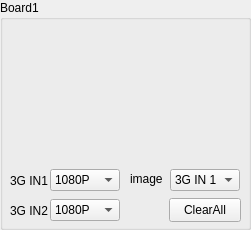
       <widget class="QGroupBox" name="groupBoxImgBorad1">
        <property name="geometry">
         <rect>
          <x>50</x>
          <y>330</y>
          <width>251</width>
          <height>230</height>
         </rect>
        </property>
        <property name="styleSheet">
         <string notr="true">font: 10pt &quot;Arial&quot;;</string>
        </property>
        <property name="title">
         <string>Board1</string>
        </property>
        <widget class="ImgLabel" name="labelImgBoard1">
         <property name="geometry">
          <rect>
           <x>5</x>
           <y>20</y>
           <width>245</width>
           <height>140</height>
          </rect>
         </property>
         <property name="text">
          <string/>
         </property>
        </widget>
        <widget class="QLabel" name="label3Gin2Board1">
         <property name="geometry">
          <rect>
           <x>10</x>
           <y>200</y>
           <width>54</width>
           <height>21</height>
          </rect>
         </property>
         <property name="styleSheet">
          <string notr="true">font: 9pt &quot;Arial&quot;;</string>
         </property>
         <property name="text">
          <string>3G IN2</string>
         </property>
        </widget>
        <widget class="QLabel" name="label3Gin1Board1">
         <property name="geometry">
          <rect>
           <x>10</x>
           <y>170</y>
           <width>54</width>
           <height>21</height>
          </rect>
         </property>
         <property name="styleSheet">
          <string notr="true">font: 9pt &quot;Arial&quot;;</string>
         </property>
         <property name="text">
          <string>3G IN1</string>
         </property>
        </widget>
        <widget class="QComboBox" name="comboBoxImgBoard1">
         <property name="geometry">
          <rect>
           <x>170</x>
           <y>169</y>
           <width>70</width>
           <height>22</height>
          </rect>
         </property>
         <property name="styleSheet">
          <string notr="true">font: 9pt &quot;Arial&quot;;</string>
         </property>
         <item>
          <property name="text">
           <string>3G IN 1</string>
          </property>
         </item>
         <item>
          <property name="text">
           <string>3G IN 2</string>
          </property>
         </item>
         <item>
          <property name="text">
           <string>Detection</string>
          </property>
         </item>
         <item>
          <property name="text">
           <string>Color</string>
          </property>
         </item>
        </widget>
        <widget class="QComboBox" name="comboBox3Gin2SizeBoard1">
         <property name="geometry">
          <rect>
           <x>50</x>
           <y>199</y>
           <width>70</width>
           <height>22</height>
          </rect>
         </property>
         <property name="styleSheet">
          <string notr="true">font: 9pt &quot;Arial&quot;;</string>
         </property>
         <item>
          <property name="text">
           <string>1080P</string>
          </property>
         </item>
         <item>
          <property name="text">
           <string>540P</string>
          </property>
         </item>
         <item>
          <property name="text">
           <string>FULL</string>
          </property>
         </item>
        </widget>
        <widget class="QComboBox" name="comboBox3Gin1SizeBoard1">
         <property name="geometry">
          <rect>
           <x>50</x>
           <y>169</y>
           <width>70</width>
           <height>22</height>
          </rect>
         </property>
         <property name="styleSheet">
          <string notr="true">font: 9pt &quot;Arial&quot;;</string>
         </property>
         <item>
          <property name="text">
           <string>1080P</string>
          </property>
         </item>
         <item>
          <property name="text">
           <string>540P</string>
          </property>
         </item>
         <item>
          <property name="text">
           <string>FULL</string>
          </property>
         </item>
        </widget>
        <widget class="QPushButton" name="pushButtonImgClearBoard1">
         <property name="geometry">
          <rect>
           <x>169</x>
           <y>198</y>
           <width>72</width>
           <height>24</height>
          </rect>
         </property>
         <property name="styleSheet">
          <string notr="true">font: 9pt &quot;Arial&quot;;</string>
         </property>
         <property name="text">
          <string>ClearAll</string>
         </property>
        </widget>
        <widget class="QLabel" name="labelImgNumBoard1">
         <property name="geometry">
          <rect>
           <x>130</x>
           <y>171</y>
           <width>41</width>
           <height>16</height>
          </rect>
         </property>
         <property name="styleSheet">
          <string notr="true">
font: 10pt &quot;Arial&quot;;</string>
         </property>
         <property name="text">
          <string>image</string>
         </property>
        </widget>
       </widget>
